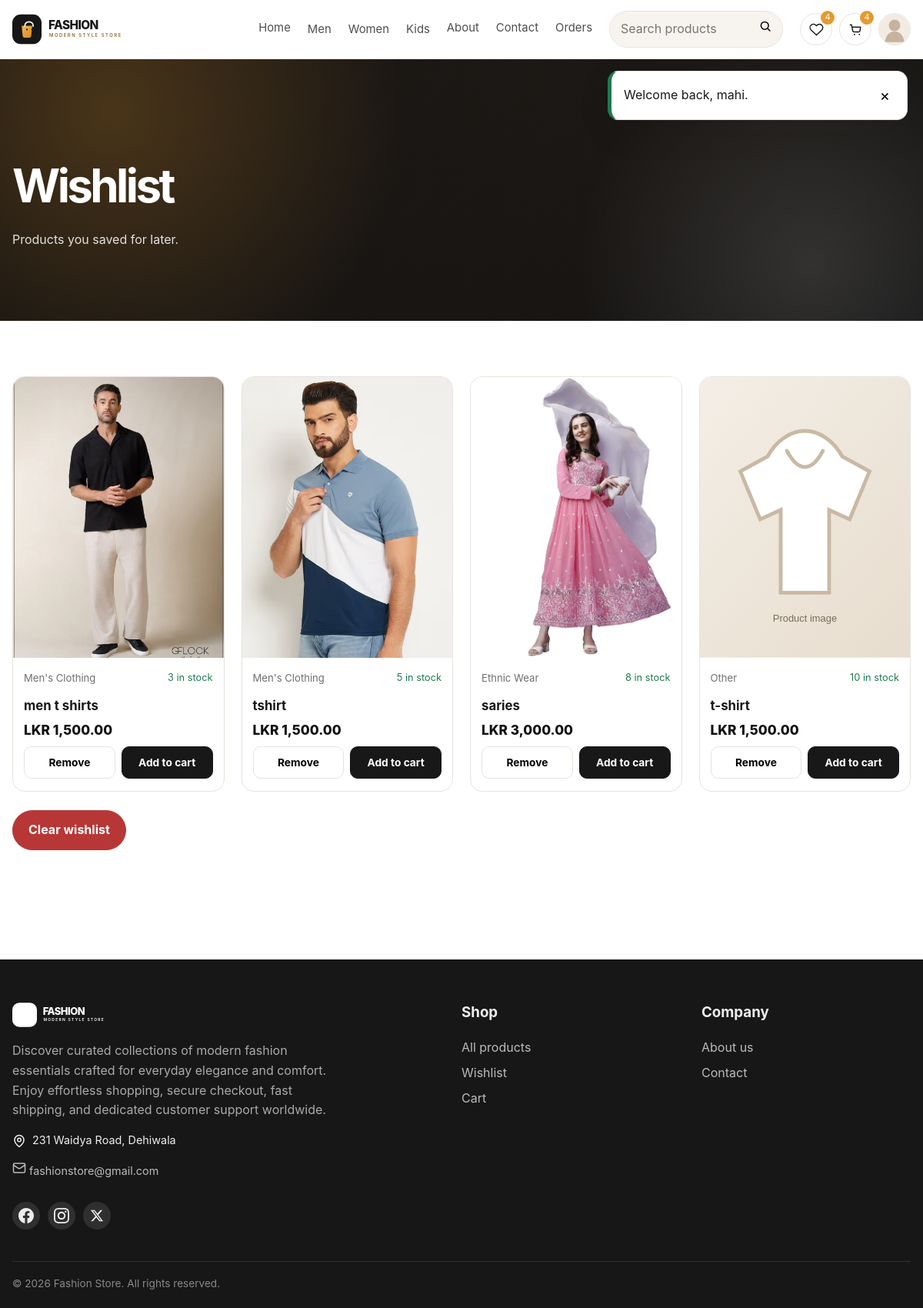
Screenshot of /wishlist.php (signed in) with the database file from the repository.
### tables this page shows
CREATE TABLE `wishlist` (
  `id` varchar(20) NOT NULL,
  `user_id` varchar(20) NOT NULL,
  `product_id` varchar(20) NOT NULL,
  `price` decimal(12,2) NOT NULL,
  `created_at` timestamp NOT NULL DEFAULT current_timestamp()
);

CREATE TABLE `products` (
  `id` varchar(20) NOT NULL,
  `seller_id` varchar(20) NOT NULL,
  `name` varchar(80) NOT NULL,
  `price` decimal(12,2) NOT NULL,
  `category` varchar(100) NOT NULL DEFAULT 'Other',
  `thumb_one` varchar(150) NOT NULL DEFAULT '',
  `thumb_two` varchar(150) NOT NULL DEFAULT '',
  `thumb_three` varchar(150) NOT NULL DEFAULT '',
  `stock` int(10) UNSIGNED NOT NULL DEFAULT 0,
  `product_detail` text NOT NULL,
  `status` varchar(20) NOT NULL DEFAULT 'active',
  `created_at` timestamp NOT NULL DEFAULT current_timestamp(),
  `updated_at` timestamp NOT NULL DEFAULT current_timestamp() ON UPDATE current_timestamp()
);

### components/functions.php (called while the page is built, shortened)
<?php
function app_root_path(): string
{
    return dirname(__DIR__);
}
function app_base_url(): string
{
    static $base = null;
    if ($base !== null) {
        return $base;
    }
    $documentRoot = realpath($_SERVER['DOCUMENT_ROOT'] ?? '') ?: '';
    $projectRoot = realpath(app_root_path()) ?: app_root_path();
    $documentRoot = str_replace('\\', '/', $documentRoot);
    $projectRoot = str_replace('\\', '/', $projectRoot);
    if ($documentRoot !== '' && str_starts_with(strtolower($projectRoot), strtolower($documentRoot))) {
        $base = '/' . trim(substr($projectRoot, strlen($documentRoot)), '/');
        if ($base === '/') {
            $base = '';
        }
    } else {
        $base = '';
    }
    return $base;
}
function app_url(string $path = ''): string
{
    $path = ltrim($path, '/');
    $baseUrl = app_base_url();
    if ($baseUrl === '' || $baseUrl === '/') {
        $baseUrl = '/fashion_web';
    }
    return $baseUrl . ($path !== '' ? '/' . $path : '');
}
function e(mixed $value): string
{
    return htmlspecialchars((string) $value, ENT_QUOTES | ENT_SUBSTITUTE, 'UTF-8');
}
function uploaded_image_url(?string $filename, string $kind = 'product'): string
{
    $filename = basename((string) $filename);
    if ($filename !== '' && is_file(app_root_path() . '/uploaded_files/' . $filename)) {
        return app_url('uploaded_files/' . rawurlencode($filename));
    }
    return app_url($kind === 'avatar' ? 'assets/avatar.svg' : 'assets/product-placeholder.svg');
}
function money(mixed $amount): string
{
    return 'LKR ' . number_format((float) $amount, 2);
}

### wishlist.php (the view, shortened to what this page needs)
<?php
require_once __DIR__ . '/components/connect.php';
$stmt = $conn->prepare("SELECT w.id AS wishlist_id, p.* FROM wishlist w JOIN products p ON p.id = w.product_id WHERE w.user_id = ? AND p.status = 'active' ORDER BY w.created_at DESC");
$stmt->execute([$user_id]);
$items = $stmt->fetchAll();
?>
<!doctype html><html lang="en"><head><link rel="stylesheet" href="<?= e(app_url('css/user_style.css')) ?>?v=<?= filemtime(app_root_path().'/css/user_style.css') ?>"></head><body>
<?php include __DIR__ . '/components/user_header.php'; ?>
<section class="page-hero"><div class="container"><h1>Wishlist</h1><p>Products you saved for later.</p></div></section>
<section class="section"><div class="container">
<?php if ($items): ?><div class="product-grid"><?php foreach ($items as $product): ?><article class="product-card"><a class="product-image" href="<?= e(app_url('view_page.php?id=' . urlencode($product['id']))) ?>"><img src="<?= e(uploaded_image_url($product['thumb_one'])) ?>" alt="<?= e($product['name']) ?>"></a><div class="product-info"><div class="product-meta"><span><?= e($product['category']) ?></span><span class="stock <?= (int)$product['stock'] < 1 ? 'out' : '' ?>"><?= (int)$product['stock'] > 0 ? (int)$product['stock'].' in stock' : 'Out of stock' ?></span></div><h3><?= e($product['name']) ?></h3><div class="price"><?= e(money($product['price'])) ?></div><div class="card-actions"><form method="post"><?= csrf_field() ?><input type="hidden" name="wishlist_id" value="<?= e($product['wishlist_id']) ?>"><button type="submit" name="remove_wishlist">Remove</button></form><form method="post"><?= csrf_field() ?><input type="hidden" name="product_id" value="<?= e($product['id']) ?>"><input type="hidden" name="qty" value="1"><input type="hidden" name="return_to" value="wishlist.php"><button class="primary" type="submit" name="add_to_cart" <?= (int)$product['stock'] < 1 ? 'disabled' : '' ?>>Add to cart</button></form></div></div></article><?php endforeach; ?></div><form method="post" style="margin-top:24px" onsubmit="return confirm('Clear your entire wishlist?')"><?= csrf_field() ?><button class="button danger" type="submit" name="clear_wishlist">Clear wishlist</button></form><?php else: ?><div class="empty-state"><h3>Your wishlist is empty</h3><p>Save products you like and return to them later.</p><a class="button" href="<?= e(app_url('shop.php')) ?>">Explore products</a></div><?php endif; ?>
</div></section>
<?php include __DIR__ . '/components/user_footer.php'; include __DIR__ . '/components/alert.php'; ?>
</body></html>

### css/user_style.css (style rules this page uses)
:root { --ink:#181818;--muted:#6f6f6f;--line:#e8e3dc;--paper:#fff;--soft:#f7f4ef;--accent:#e59a2f;--danger:#b73737;--success:#1f7a4f;--radius:18px;--shadow:0 16px 45px rgba(26,22,16,.08) }
* { box-sizing:border-box }
html { scroll-behavior:smooth }
body { margin:0;font-family:Inter,Arial,sans-serif;color:var(--ink);background:#fff;line-height:1.6 }
a { color:inherit;text-decoration:none }
img { max-width:100%;display:block }
button,input,select,textarea { font:inherit }
.container { width:min(1180px,calc(100% - 32px));margin:auto }
.button,.btn { display:inline-flex;align-items:center;justify-content:center;border:1px solid var(--ink);background:var(--ink);color:#fff;padding:12px 20px;border-radius:999px;cursor:pointer;font-weight:700;transition:.2s }
.button.danger,.btn.danger { background:var(--danger);border-color:var(--danger) }
.section { padding:72px 0 }
.product-grid { display:grid;grid-template-columns:repeat(4,1fr);gap:22px }
.product-card { border:1px solid var(--line);border-radius:var(--radius);overflow:hidden;background:#fff;transition:.2s }
.product-image { aspect-ratio:4/5;background:var(--soft);overflow:hidden }
.product-image img { width:100%;height:100%;object-fit:cover }
.product-info { padding:16px }
.product-info h3 { margin:0 0 4px;font-size:1.05rem }
.product-meta { display:flex;justify-content:space-between;gap:10px;color:var(--muted);font-size:.86rem }
.price { font-size:1.1rem;font-weight:800;color:var(--ink) }
.stock { font-size:.8rem;color:var(--success) }
.card-actions { display:flex;gap:8px;margin-top:13px }
.card-actions form { flex:1 }
.card-actions button,.card-actions a { width:100%;border-radius:10px;padding:9px 10px;border:1px solid var(--line);background:#fff;cursor:pointer;text-align:center;font-weight:700;font-size:.86rem }
.card-actions .primary { background:var(--ink);color:#fff;border-color:var(--ink) }
.page-hero { padding:56px 0 34px;background:var(--soft) }
.page-hero h1 { font-size:clamp(2.2rem,5vw,4rem);letter-spacing:-.05em;margin:0 }
.page-hero p { color:var(--muted);margin:8px 0 0 }
:root { --hero-overlay:linear-gradient(100deg, rgba(14,14,14,.82), rgba(14,14,14,.56) 48%, rgba(14,14,14,.24) 100%); }
body { background:#fff; }
.hero, .page-hero { position:relative; overflow:hidden; background-color:#141414; background-image:var(--hero-overlay), var(--hero-image, linear-gradient(135deg,#3b2d21,#151515)); background-size:cover; background-position:center; color:#fff; }
.hero::before, .page-hero::before { content:""; position:absolute; inset:0; background:radial-gradient(circle at 12% 20%, rgba(229,154,47,.24), transparent 35%), radial-gradient(circle at 88% 78%, rgba(255,255,255,.12), transparent 28%); pointer-events:none; }
.hero .container, .page-hero .container { position:relative;z-index:1 }
.page-hero { padding:88px 0 64px;min-height:340px;display:flex;align-items:flex-end }
.page-hero h1 { font-size:clamp(2.4rem,5vw,4.6rem);letter-spacing:-.06em;margin:0 }
.page-hero p { margin:10px 0 0;color:rgba(255,255,255,.86);max-width:680px }
.product-card { border: 1px solid var(--line); border-radius: 16px; overflow: hidden; background: #ffffff; display: flex; flex-direction: column; transition: transform 0.25s ease, box-shadow 0.25s ease; }
.product-image { aspect-ratio: 3/4; background: var(--soft); overflow: hidden; display: block; }
.product-image img { width: 100%; height: 100%; object-fit: cover; transition: transform 0.35s ease; }
.product-info { padding: 16px 14px; display: flex; flex-direction: column; flex-grow: 1; }
.product-info .price { font-size: 1.08rem; font-weight: 800; color: #111111; margin-bottom: 8px; }
.product-meta { display: flex; justify-content: space-between; align-items: center; gap: 8px; font-size: 0.82rem; color: var(--muted); margin-bottom: 12px; }
.card-actions { margin-top: auto; display: flex; gap: 8px; }

### rows the page displays
wishlist: product.thumb_one (picture), product.category "Men's Clothing", product.stock "3", product.name "men t shirts", product.price "LKR 1,500.00"
wishlist: product.thumb_one (picture), product.category "Men's Clothing", product.stock "5", product.name "tshirt", product.price "LKR 1,500.00"
wishlist: product.thumb_one (picture), product.category "Ethnic Wear", product.stock "8", product.name "saries", product.price "LKR 3,000.00"
wishlist: shows a picture, product.category "Other", product.stock "10", product.name "t-shirt", product.price "LKR 1,500.00"

### other values shown
$wishlistItemsCount "4"
$cartItemsCount "4"
$flash['message'] "Welcome back, mahi."
